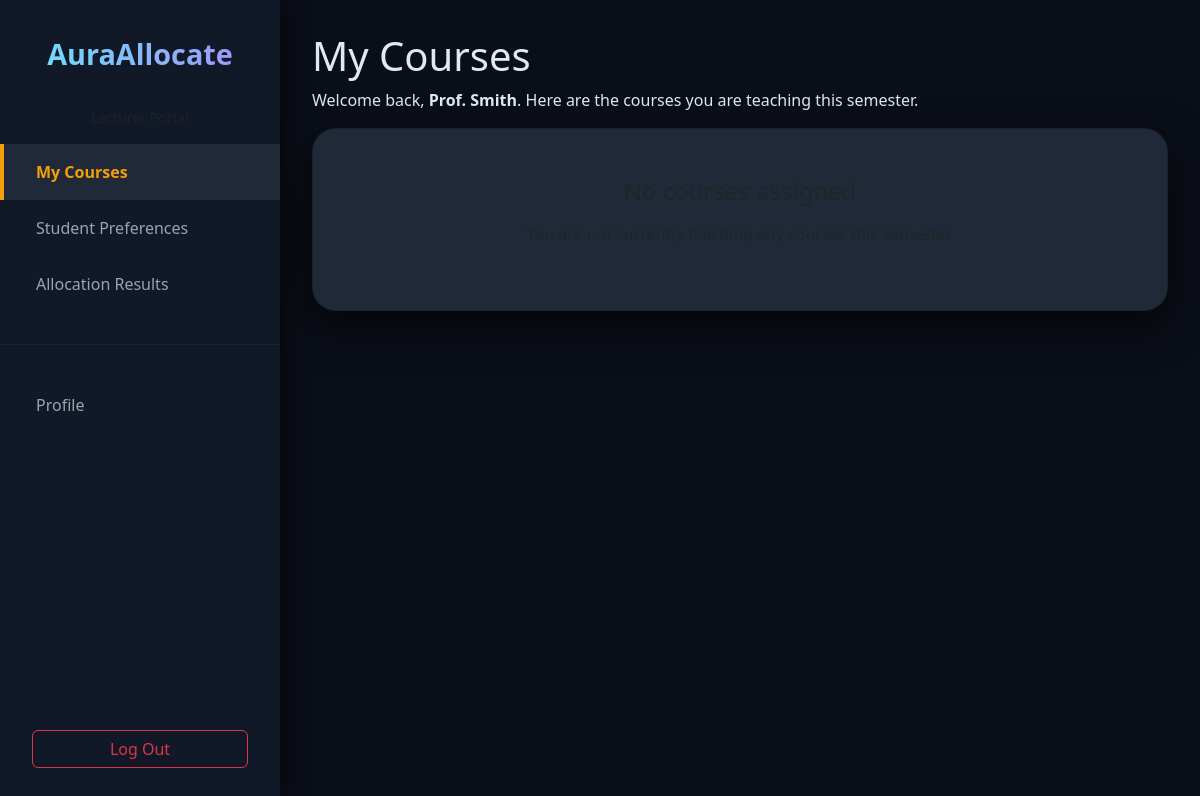
/dashboard/ (signed in), run on an earlier commit of the app's database.
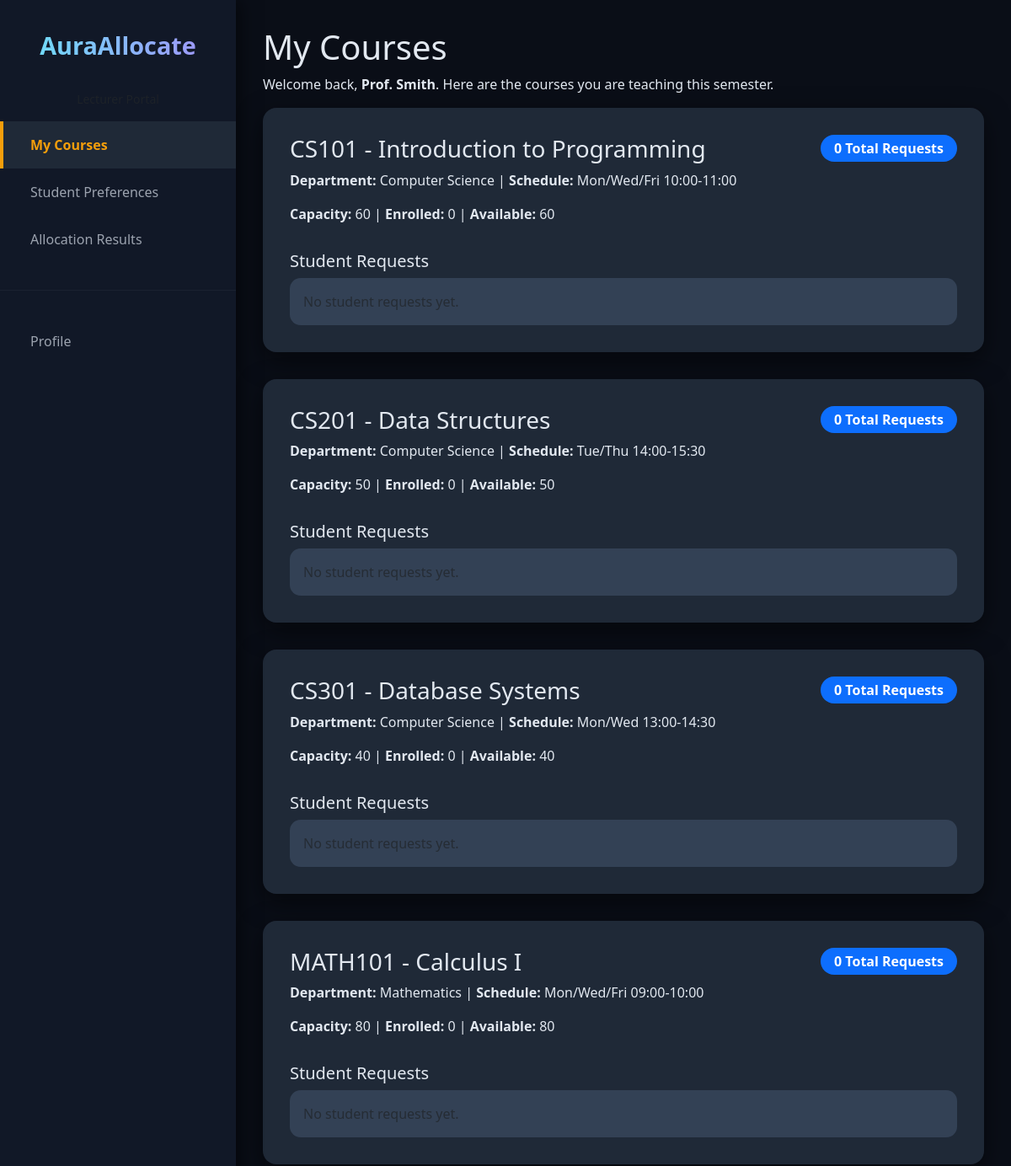
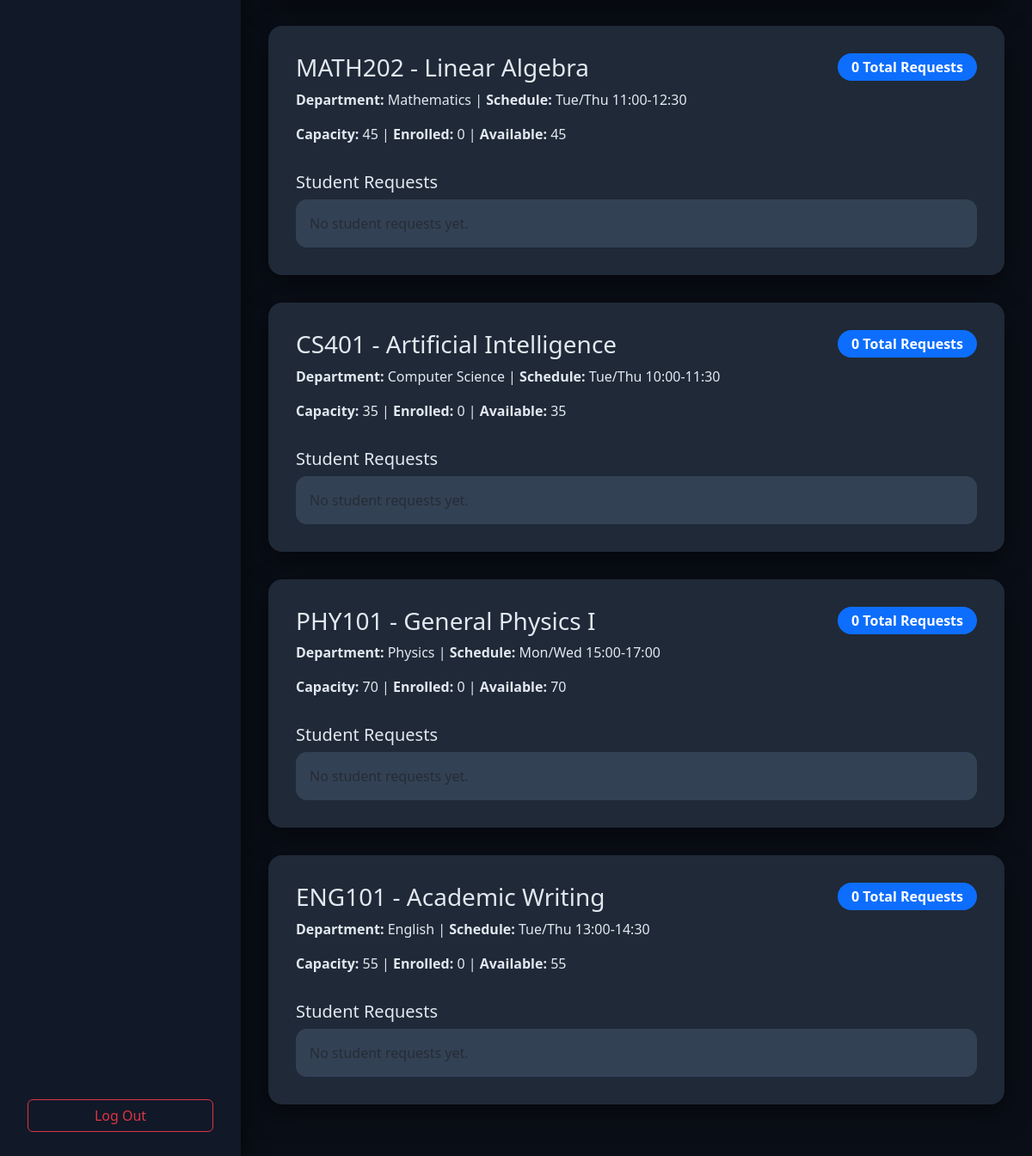
And on a later commit of the database (2 pictures, top to bottom).
### allocations/models.py (models this page shows, shortened)
class Course(models.Model):
    code = models.CharField(max_length=10, unique=True)
    title = models.CharField(max_length=200)
    department = models.ForeignKey(Department, on_delete=models.CASCADE)
    lecturer = models.ForeignKey(User, on_delete=models.SET_NULL, null=True, limit_choices_to={'role': 'lecturer'})
    capacity = models.PositiveIntegerField()
    enrolled_count = models.PositiveIntegerField(default=0)
    schedule = models.CharField(max_length=200, blank=True)
    def available_slots(self):
        return self.capacity - self.enrolled_count

class Department(models.Model):
    name = models.CharField(max_length=100)
    code = models.CharField(max_length=10, unique=True)
    def __str__(self):
        return self.name

### allocations/views.py (the view)
# urls.py: path('dashboard/', views.dashboard, name='dashboard'),
@login_required
def dashboard(request):
    if request.user.role == 'student':
        courses = Course.objects.all()
        my_enrollments = Enrollment.objects.filter(student=request.user).order_by('-requested_at')
        saved_preferences = Preference.objects.filter(student=request.user).order_by('rank')
        ranked_course_ids = list(saved_preferences.values_list('course_id', flat=True))
        return render(request, 'allocations/student_dashboard.html', {
            'courses': courses,
            'my_enrollments': my_enrollments,
            'saved_preferences': saved_preferences,
            'ranked_course_ids': ranked_course_ids,
        })
    elif request.user.role == 'lecturer':
        my_courses = Course.objects.filter(lecturer=request.user).prefetch_related('enrollment_set')
        return render(request, 'allocations/lecturer_dashboard.html', {
            'my_courses': my_courses,
            'page_title': 'My Courses',
        })
    elif request.user.role == 'admin':
        return redirect('admin:index')
    else:
        messages.error(request, "Invalid user role.")
        return redirect('home')

### templates/allocations/lecturer_dashboard.html (shortened to what this page needs)
<!DOCTYPE html>
<html lang="en">
<head>
    <link href="https://cdn.jsdelivr.net/npm/bootstrap@5.3.3/dist/css/bootstrap.min.css" rel="stylesheet">
</head>
<body>
    <div class="sidebar">
        <div class="sidebar-brand">AuraAllocate</div>
        <small class="text-muted d-block text-center mb-3">Lecturer Portal</small>
        <div class="sidebar-menu">
            <a href="{% url 'dashboard' %}" class="active">My Courses</a>
            <a href="{% url 'lecturer_preferences' %}">Student Preferences</a>
            <a href="{% url 'lecturer_allocation' %}">Allocation Results</a>
            <hr style="border-color: #374151; margin: 2rem 0;">
            <a href="#">Profile</a>
        </div>
        <a href="{% url 'logout' %}" class="btn btn-outline-danger"
           style="position: absolute; bottom: 2rem; left: 2rem; width: calc(280px - 4rem);">
           Log Out
        </a>
    </div>
    <div class="main-content">
        <h1>{{ page_title|default:"Lecturer Dashboard" }}</h1>
        <p>Welcome back, <strong>{{ user.full_name|default:user.username }}</strong>. Here are the courses you are teaching this semester.</p>
        {% if my_courses %}
            {% for course in my_courses %}
            <div class="course-card">
                <div class="d-flex justify-content-between align-items-start mb-3">
                    <div>
                        <h3>{{ course.code }} - {{ course.title }}</h3>
                        <p><strong>Department:</strong> {{ course.department }} | <strong>Schedule:</strong> {{ course.schedule|default:"TBD" }}</p>
                        <p><strong>Capacity:</strong> {{ course.capacity }} | <strong>Enrolled:</strong> {{ course.enrolled_count }} | <strong>Available:</strong> {{ course.available_slots }}</p>
                    </div>
                    <div class="text-end">
                        <span class="badge bg-primary fs-6">{{ course.enrollment_set.count }} Total Requests</span>
                    </div>
                </div>
                <h5>Student Requests</h5>
                <div class="student-list">
                    {% for enrollment in course.enrollment_set.all %}
                    <div class="d-flex justify-content-between align-items-center mb-2 p-2 rounded" style="background: #1e293b;">
                        <span><strong>{{ enrollment.student.full_name|default:enrollment.student.username }}</strong></span>
                        <span class="badge
                            {% if enrollment.status == 'approved' %}badge-approved
                            {% elif enrollment.status == 'pending' %}badge-pending
                            {% else %}badge-waitlisted{% endif %}">
                            {{ enrollment.get_status_display }}
                        </span>
                    </div>
                    {% empty %}
                    <p class="text-muted mb-0">No student requests yet.</p>
                    {% endfor %}
                </div>
            </div>
            {% endfor %}
        {% else %}
            <div class="card p-5 text-center" style="background: #1f2937; border-radius: 1.5rem; box-shadow: 0 15px 40px rgba(0,0,0,0.6);">
                <h4 class="mb-3">No courses assigned</h4>
                <p>You are not currently teaching any courses this semester.</p>
            </div>
        {% endif %}
    </div>
</body>
</html>

What changed in the data, as far as the page shows it:
now on this page (row edited): Course: code "CS101", title "Introduction to Programming", department "Computer Science", schedule "Mon/Wed/Fri 10:00-11:00", capacity "60", enrolled_count "0", available_slots "60", enrollment_set.count "0"
now on this page (row edited): Course: code "CS201", title "Data Structures", department "Computer Science", schedule "Tue/Thu 14:00-15:30", capacity "50", enrolled_count "0", available_slots "50", enrollment_set.count "0"
now on this page (row edited): Course: code "CS301", title "Database Systems", department "Computer Science", schedule "Mon/Wed 13:00-14:30", capacity "40", enrolled_count "0", available_slots "40", enrollment_set.count "0"
now on this page (row edited): Course: code "MATH101", title "Calculus I", department "Mathematics", schedule "Mon/Wed/Fri 09:00-10:00", capacity "80", enrolled_count "0", available_slots "80", enrollment_set.count "0"
now on this page (row edited): Course: code "MATH202", title "Linear Algebra", department "Mathematics", schedule "Tue/Thu 11:00-12:30", capacity "45", enrolled_count "0", available_slots "45", enrollment_set.count "0"
now on this page (row edited): Course: code "CS401", title "Artificial Intelligence", department "Computer Science", schedule "Tue/Thu 10:00-11:30", capacity "35", enrolled_count "0", available_slots "35", enrollment_set.count "0"
now on this page (row edited): Course: code "PHY101", title "General Physics I", department "Physics", schedule "Mon/Wed 15:00-17:00", capacity "70", enrolled_count "0", available_slots "70", enrollment_set.count "0"
now on this page (row edited): Course: code "ENG101", title "Academic Writing", department "English", schedule "Tue/Thu 13:00-14:30", capacity "55", enrolled_count "0", available_slots "55", enrollment_set.count "0"
